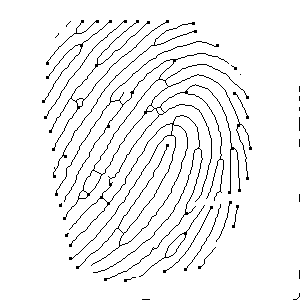
#> input picture 0.png, 300 x 300 px
$ python -i image.py   (imports and definitions only)   (older library calls are emulated)
#> lines starting #> are read from the running program, lines starting #| are printed output that depends on the picture; after the words box and inside, x2 and y2 are one past the last pixel; in counts of white or black regions, pixels touching at a corner belong together
#> `picture = cv2.imread('../0.png', cv2.IMREAD_GRAYSCALE)`: picture: shape (300, 300); 95.1% white; black in thin lines or dots, all inside (x1, y1, x2, y2) = (42, 20, 300, 300)
import numpy as np
import cv2
import math
from skimage.morphology import skeletonize

# [141 lines left out: functions enhancement, binarization, smoothing, thinning, region_of_interest, not called in this run]

    # for i in range(len(images)):
    #     cv2.imwrite(str(i)+".png", images[i])
    #     cv2.waitKey()

def orientation( img):
    w = 11
    w2d = 1 / math.pow(w, 2)
    alpha_x = []
    alpha_y = []

    iMedian = cv2.medianBlur(img, 5)
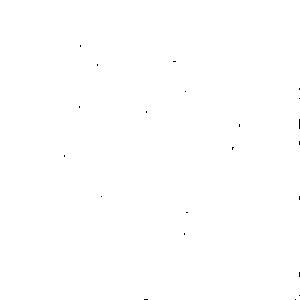
#> iMedian: shape (300, 300); 99.9% white; black in thin lines or dots, all inside (x1, y1, x2, y2) = (64, 45, 300, 300)

    testeimg = np.zeros((300,300), dtype=np.uint8)
    testeimgc = cv2.cvtColor(testeimg, cv2.COLOR_GRAY2BGR)
#> testeimgc: shape (300, 300, 3); every value is 0

    img = cv2.cvtColor(iMedian, cv2.COLOR_GRAY2BGR)
    #cv2.imshow("Adding fingerprints to traning set...", iMedian)
    #cv2.waitKey(50)
    sobelx = cv2.Sobel(iMedian,cv2.CV_64F,dx=1,dy=0,ksize=3)
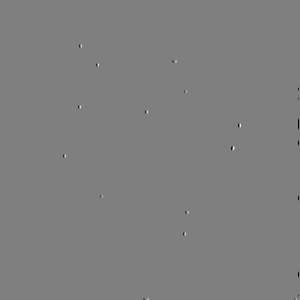
#> sobelx: shape (300, 300) float64; min -1020, max 1020, mean -0.3; drawn with min black and max white
    sobely = cv2.Sobel(iMedian,cv2.CV_64F,dx=0,dy=1,ksize=3)

    alphax = np.subtract(sobelx*sobelx, sobely*sobely) #resulta em matriz 300x300
    alphay = np.multiply((2 * sobelx), sobely) #resulta em matriz 300x300

    for i in range(0,300,w):
        for j in range(0,300,w):
            alpha_x.append(alphax[i:i+w, j:j+w].sum() * w2d) #aplica kernel em toda a matriz alphax (divide por w²)
            alpha_y.append(alphay[i:i+w, j:j+w].sum() * w2d) #aplica kernel em toda a matriz alphay (divide por w²)
#> after the loop, alpha_x = 784 values, max 60188.4 at index 335, min -27944.6 at index 155, mean 222.1; alpha_y = 784 values, max 12897.5 at index 385, min -4299.2 at index 335, mean 16.45

    alpha_x = np.reshape(alpha_x, (int(300/w+1), int(300/w+1)))
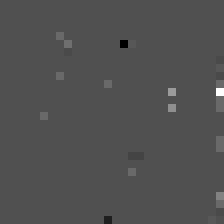
#> alpha_x: shape (28, 28) float64 (shown 8 times larger); min -27944.6, max 60188.4, mean 222.1; drawn with min black and max white
    alpha_y = np.reshape(alpha_y, (int(300/w+1), int(300/w+1)))
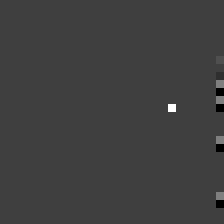
#> alpha_y: shape (28, 28) float64 (shown 8 times larger); min -4299.2, max 12897.5, mean 16.5; drawn with min black and max white
    kernel = np.array(([1,1,1],[1,2,1],[1,1,1]))
    a = cv2.filter2D(alpha_x, -1, kernel)
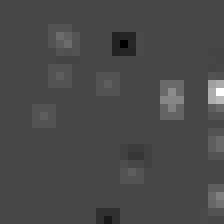
#> a: shape (28, 28) float64 (shown 8 times larger); min -53739.7, max 137573.6, mean 1801.4; drawn with min black and max white
    b = cv2.filter2D(alpha_y, -1, kernel)
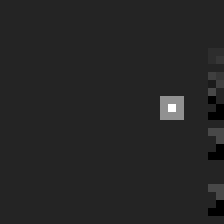
#> b: shape (28, 28) float64 (shown 8 times larger); min -4299.2, max 25795, mean 164.5; drawn with min black and max white

    o_cortado = ((np.arctan2(b, a)/2) + math.pi/2).flatten()
#> o_cortado = 784 values, max 3.14 at index 126, min 1.34 at index 418, mean 1.63

    #o_cortado[abs(o_cortado) > (math.pi/2)] -= math.pi
    k=0
    # [14 lines of commented-out code are left out]

    return o_cortado

# [9 lines left out: function pre_process, not called in this run]

>>> import cv2
>>> picture = cv2.imread('../0.png', cv2.IMREAD_GRAYSCALE)
>>> result = orientation(picture)
#> result has the same summary as o_cortado in orientation
